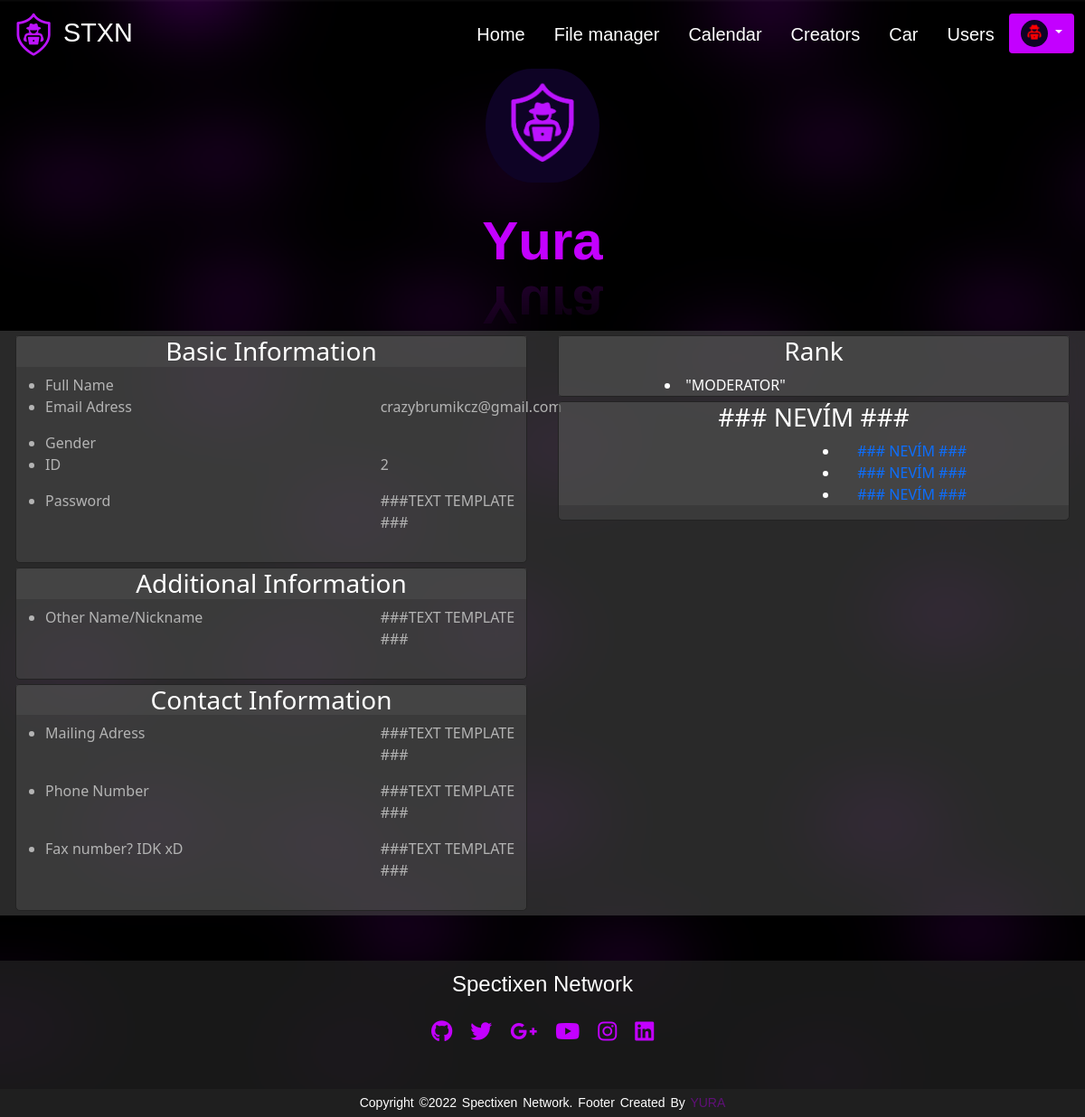
The app's page /profile.php?uid=2 (signed in) with its own data.
### tables this page shows
CREATE TABLE `user` (
  `uid` int(10) UNSIGNED NOT NULL,
  `username` varchar(255) NOT NULL,
  `password` varchar(256) NOT NULL,
  `email` varchar(255) NOT NULL,
  `image_path` varchar(255) NOT NULL DEFAULT 'images/noavatar.png',
  `admin` tinyint(1) NOT NULL DEFAULT 0
);

### profile.php (the view, shortened to what this page needs)
<?php
include_once 'functions/globalFunctions.php';
html_start($_SESSION["USERNAME"], "css/global");
nav();
$con = db_connection();
if (is_admin($_SESSION["UID"]) && isset($_GET["uid"]))
{
    $uid = test_input($_GET["uid"]);
}
else
{
    $uid = $_SESSION["UID"];
}
$query = "SELECT * FROM `user` u LEFT JOIN (userinfo ui LEFT JOIN address a USING (address_id)) USING (uid) WHERE u.uid = " . $uid;
$result = mysqli_query($con, $query);
$profileInfo = mysqli_fetch_assoc($result);
?>
<div class="container-fluid">
    <div>
        <div class="col">
            <div class="row justify-content-center"><img id="profile-avatar-img" src="/user/<?php echo $uid . "/" . $profileInfo["image_path"]; ?>" alt="#">
            </div>
        </div>
    </div>
</div>
<?php
banner(username_from_uid($uid));
?>
<div class="container-fluid" id="profile-box">
    <div class="row" id="profile-content-box">
        <div class="col">
            <div class="col" id="profile-content-box-1">
                <div id="profile-basic-info">
                    <h3>Basic Information</h3>
                    <ul>
                        <div class="row">
                            <div class="col-12 col-md-8">
                                <li>Full Name</li>
                            </div>
                            <div class="col-6 col-md-4">
                            </div>
                        </div>
                        <div class="row">
                            <div class="col-12 col-md-8">
                                <li>Email Adress</li>
                            </div>
                            <div class="col-6 col-md-4">
                                <p><?php echo $profileInfo["email"]; ?></p>
                            </div>
                        </div>
                        <div class="row">
                            <div class="col-12 col-md-8">
                                <li>Gender</li>
                            </div>
                            <div class="col-6 col-md-4">
                            </div>
                        </div>
                        <div class="row">
                            <div class="col-12 col-md-8">
                                <li>ID</li>
                            </div>
                            <div class="col-6 col-md-4">
                                <p><?php echo $profileInfo["uid"]; ?></p>
                            </div>
                        </div>
                        <div class="row">
                            <div class="col-12 col-md-8">
                                <li>Password</li>
                            </div>
                            <div class="col-6 col-md-4">
                                <p>###TEXT TEMPLATE ###</p>
                            </div>
                        </div>
                    </ul>
                </div>
            </div>
            <div class="col" id="profile-content-box-2">
                <div id="profile-additional-info">
                    <h3>Additional Information</h3>
                    <ul>
                        <div class="row">
                            <div class="col-12 col-md-8">
                                <li>Other Name/Nickname</li>
                            </div>
                            <div class="col-6 col-md-4">
                                <p>###TEXT TEMPLATE ###</p>
                            </div>
                        </div>
                    </ul>
                </div>
            </div>
            <div class="col" id="profile-content-box-3">
                <div id="profile-contact-info">
                    <h3>Contact Information</h3>
                    <ul>
                        <div class="row">
                            <div class="col-12 col-md-8">
                                <li>Mailing Adress</li>
                            </div>
                            <div class="col-6 col-md-4">
                                <p>###TEXT TEMPLATE ###</p>
                            </div>
                        </div>
                        <div class="row">
                            <div class="col-12 col-md-8">
                                <li>Phone Number</li>
                            </div>
                            <div class="col-6 col-md-4">
                                <p>###TEXT TEMPLATE ###</p>
                            </div>
                        </div>
                        <div class="row">
                            <div class="col-12 col-md-8">
                                <li>Fax number? IDK xD</li>
                            </div>
                            <div class="col-6 col-md-4">
                                <p>###TEXT TEMPLATE ###</p>
                            </div>
                        </div>
                    </ul>
                </div>
            </div>
        </div>
        <div class="col">
            <div class="col" id="profile-content-box-4">
                <div id="profile-rank">
                    <h3>Rank</h3>
                    <div class="row">
                        <div class="col-12 col-md-8">
                            <li>"MODERATOR"</li>
                        </div>
                    </div>
                </div>
            </div>
            <div class="col" id="profile-content-box-5">
                <div id="profile-age">
                    <h3>### NEVÍM ###</h3>
                    <ul>
                        <div class="row">
                            <div class="col-8 col-md-6">
                            </div>
                            <div class="col-6 col-md-4">
                                <li><a href="#">### NEVÍM ###</a></li>
                            </div>
                            <div class="col-8 col-md-6">
                            </div>
                            <div class="col-6 col-md-4">
                                <li><a href="#">### NEVÍM ###</a></li>
                            </div>
                            <div class="col-8 col-md-6">
                            </div>
                            <div class="col-6 col-md-4">
                                <li><a href="#">### NEVÍM ###</a></li>
                            </div>
                        </div>
                    </ul>
                </div>
            </div>
        </div>
    </div>
</div>
<?php
footer();
html_end();

### functions/globalFunctions.php (shortened to what this page needs)
<?php
function test_input($data)
{
    $data = trim($data);
    $data = stripslashes($data);
    $data = htmlspecialchars($data);
    return $data;
}
function db_connection()
{
    $connection = mysqli_init();
    return $connection;
}
function username_from_uid($uid)
{
    $connection = db_connection();
    $uid = test_input($uid);
    $dotaz = "SELECT username FROM user WHERE uid='" . $uid . "';";
    $result = mysqli_query($connection, $dotaz);
    return mysqli_fetch_row($result)[0];
}
function navbar_profile_image()
{
    $con = db_connection();
    $query = "SELECT image_path FROM user WHERE username='" . $_SESSION["USERNAME"] . "'";
    $result = mysqli_query($con, $query);
    return mysqli_fetch_array($result)[0];
}
function is_admin($uid)
{
    $con = db_connection();
    $query = "SELECT admin FROM user WHERE uid='" . $uid . "'";
    $result = mysqli_query($con, $query);
    return mysqli_fetch_array($result)[0];
}
function nav()
{
    if (isset($_SESSION["USERNAME"]) && isset($_SESSION["UID"]))
    {
        navbar_logged();
    }
    else
    {
        navbar();
    }
}
function navbar_logged()
{
    echo
    '
        <nav class="sticky-top">
            <div class="container-fluid nav-bar-content" id="nav-bar">
                <div class="navbar">
                    <a href="/" class="navbar-brand">
                        <img src="/images/system/SpectixenNetwork_logo_bez_pozadi_400x400.png" alt="" class="logo">
                        <span class="navbar-text">STXN</span>
                    </a>
                    <ul class="nav justify-content-center">
                        <li class="nav-item">
                            <a href="/index.php" class="nav-link">Home</a>
                        </li>
                        <li class="nav-item">
                            <a href="/fileManager.php?uid=' . $_SESSION["UID"] . '" class="nav-link">File manager</a>
                        </li>
                        <li class="nav-item">
                            <a href="/calendar.php" class="nav-link">Calendar</a>
                        </li>
                        <li class="nav-item">
                            <a href="/creators.php" class="nav-link">Creators</a>
                        </li>
                        <li class="nav-item">
                            <a href="/car/roadTrip.php" class="nav-link">Car</a>
                        </li>
                        ';
    if (is_admin($_SESSION["UID"]))
    {
        echo
        '
            <li class="nav-item">
                <a href="/adminPanel/users.php" class="nav-link">Users</a>
            </li>
        ';
    }
    echo '
                        <div class="dropdown">
                            <button type="button" class="btn dropdown-toggle" data-bs-toggle="dropdown" id="dropdownButton">
                                <img src="/user/' . $_SESSION["UID"] . "/" . navbar_profile_image() . '" width="30" height="30" class="rounded-circle">
                            </button>
                            <ul class="dropdown-menu" id="dropdownMenuList">
                                <div class="container">
                                   <!-- <li id="dropdownMenuContent" <div class="form-check form-switch">
                                        <input class="form-check-input" type="checkbox" id="mySwitch" name="darkmode" value="yes" checked>
                                        <label class="form-check-label" for="mySwitch">Dark mode</label>
                                    </li>
                                </div>
                                <li><a class="dropdown-item" id="dropdownMenuContent" href="/profile.php"><i class="bi bi-person"></i>  Profile</a></li>
                                <li><a class="dropdown-item" id="dropdownMenuContent" href="/settings.php"><i class="bi bi-gear"></i>  Settings</a></li> -->
                                <li>
                                    <hr class="dropdown-divider"><a class="dropdown-item" id="dropdownMenuContent" href="/handlers/logout.php"><i class="bi bi-box-arrow-in-right"></i>  Log out</a></hr>
                                </li>
                        </div>
                    </ul>
                </div>
            </div>
        </nav>
    ';
}
function banner($name)
{
    $delka = strlen($name);
    $text = str_split($name, 1);
    echo
    '
        <div id="banner" class="container-fluid">
            <div class="wavy">
                <div class="container d-flex" style="justify-content: center;">';
    for ($i = 0; $i < $delka; $i++)
    {
        if (strcmp($text[$i], " "))
        {
            echo '<span style=" --i:' . $i . '">' .  $text[$i] . '</span>';
        }
        else
        {
            echo '<span style=" --i:' . $i . '"> </span>';
        }
    }
    echo '
                </div>
            </div>
        </div>
    ';
}
function html_start($title, $css_file_pathname_1, $css_file_pathname_2 = "", $css_file_pathname_3 = "", $css_file_pathname_4 = "", $css_file_pathname_5 = "", $css_file_pathname_6 = "", $css_file_pathname_7 = "", $css_file_pathname_8 = "")
{
    echo '
    <!DOCTYPE html>
    <html lang="en">
    <head>
        <meta charset="UTF-8">
        <meta name="viewport" content="width=device-width, initial-scale=1">
        <link rel="shortcut icon" href="/images/system/SpectixenNetwork_logo_bez_pozadi_400x400.png" type="image/x-icon">
        <link href="https://cdn.jsdelivr.net/npm/bootstrap@5.1.3/dist/css/bootstrap.min.css" rel="stylesheet">
        <script src="https://cdn.jsdelivr.net/npm/bootstrap@5.1.3/dist/js/bootstrap.bundle.min.js"></script>
        <link rel="stylesheet" href="https://cdn.jsdelivr.net/npm/bootstrap-icons@1.8.1/font/bootstrap-icons.css">
        <script src="https://kit.fontawesome.com/2f73e7245a.js"></script>
        <link rel="stylesheet" href="path/to/font-awesome/css/font-awesome.min.css">
        <link rel="stylesheet" href="/' . $css_file_pathname_1 . '.css">';
    echo '
            <title>Spectixen Network | ' . $title . '</title>
        </head>
        <body>
    ';
}
function html_end()
{
    echo '
        </body>
    </html>
    ';
}
function footer()
{
    echo
    '
    <footer>
        <div class="footer-content">
            <h3>Spectixen Network</h3>
            <ul class="footer-links">
                <li><a href="#"><i class="fa fa-github"></i></a></li>
                <li><a href="#"><i class="fa fa-twitter"></i></a></li>
                <li><a href="#"><i class="fa fa-google-plus"></i></a></li>
                <li><a href="#"><i class="fa fa-youtube"></i></a></li>
                <li><a href="#"><i class="fa fa-instagram"></i></a></li>
                <li><a href="#"><i class="fa fa-linkedin-square"></i></a></li>
            </ul>
        </div>
        <div class="footer-bottom">
            <p>Copyright &copy;2022 Spectixen Network. Footer created by <span>Yura</span></p>
        </div>
    </footer>
    ';
}

### records on screen
user: image_path (picture)
user: image_path (picture), username "Y", username "u", username "r", username "a", email "crazybrumikcz@gmail.com", uid "2"
